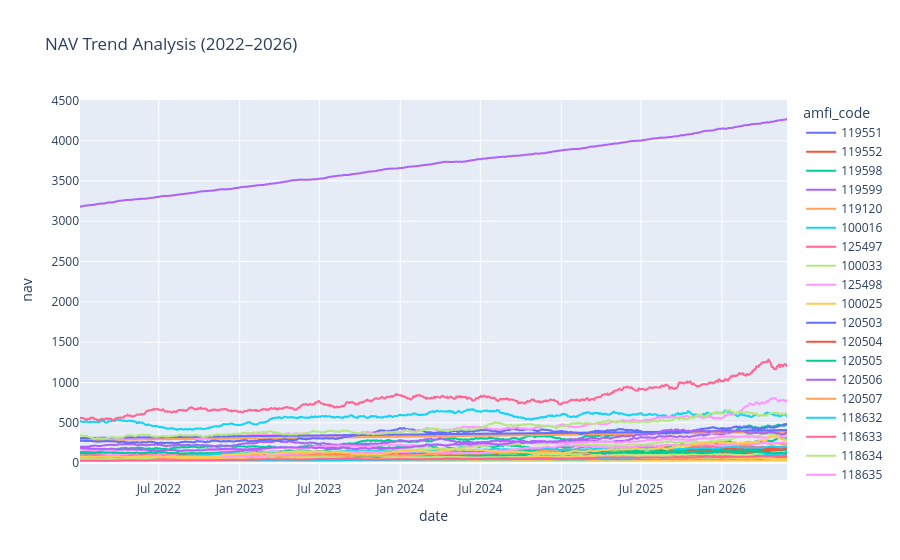

The cell this chart's notebook holds for it:
### Code cell
fig = px.line(
    nav_history,
    x="date",
    y="nav",
    color="amfi_code",
    title="NAV Trend Analysis (2022–2026)"
)

fig.show()

### Figure 1 — Plotly figure (JSON) as saved in the notebook; plotly's stock layout.template omitted (floating-point values rounded to 4 significant figures; data arrays with more than 128 entries replaced by an {"elided": "..."} marker saying what was removed)
{"data": [{"hovertemplate": "amfi_code=119551<br>date=%{x}<br>nav=%{y}<extra></extra>", "legendgroup": "119551", "line": {"color": "#636efa", "dash": "solid"}, "marker": {"symbol": "circle"}, "mode": "lines", "name": "119551", "showlegend": true, "type": "scattergl", "x": {"elided": "1150 str values"}, "xaxis": "x", "y": {"elided": "1150 float values"}, "yaxis": "y"}, {"hovertemplate": "amfi_code=119552<br>date=%{x}<br>nav=%{y}<extra></extra>", "legendgroup": "119552", "line": {"color": "#EF553B", "dash": "solid"}, "marker": {"symbol": "circle"}, "mode": "lines", "name": "119552", "showlegend": true, "type": "scattergl", "x": {"elided": "1150 str values"}, "xaxis": "x", "y": {"elided": "1150 float values"}, "yaxis": "y"}, {"hovertemplate": "amfi_code=119598<br>date=%{x}<br>nav=%{y}<extra></extra>", "legendgroup": "119598", "line": {"color": "#00cc96", "dash": "solid"}, "marker": {"symbol": "circle"}, "mode": "lines", "name": "119598", "showlegend": true, "type": "scattergl", "x": {"elided": "1150 str values"}, "xaxis": "x", "y": {"elided": "1150 float values"}, "yaxis": "y"}, {"hovertemplate": "amfi_code=119599<br>date=%{x}<br>nav=%{y}<extra></extra>", "legendgroup": "119599", "line": {"color": "#ab63fa", "dash": "solid"}, "marker": {"symbol": "circle"}, "mode": "lines", "name": "119599", "showlegend": true, "type": "scattergl", "x": {"elided": "1150 str values"}, "xaxis": "x", "y": {"elided": "1150 float values"}, "yaxis": "y"}, {"hovertemplate": "amfi_code=119120<br>date=%{x}<br>nav=%{y}<extra></extra>", "legendgroup": "119120", "line": {"color": "#FFA15A", "dash": "solid"}, "marker": {"symbol": "circle"}, "mode": "lines", "name": "119120", "showlegend": true, "type": "scattergl", "x": {"elided": "1150 str values"}, "xaxis": "x", "y": {"elided": "1150 float values"}, "yaxis": "y"}, {"hovertemplate": "amfi_code=100016<br>date=%{x}<br>nav=%{y}<extra></extra>", "legendgroup": "100016", "line": {"color": "#19d3f3", "dash": "solid"}, "marker": {"symbol": "circle"}, "mode": "lines", "name": "100016", "showlegend": true, "type": "scattergl", "x": {"elided": "1150 str values"}, "xaxis": "x", "y": {"elided": "1150 float values"}, "yaxis": "y"}, {"hovertemplate": "amfi_code=125497<br>date=%{x}<br>nav=%{y}<extra></extra>", "legendgroup": "125497", "line": {"color": "#FF6692", "dash": "solid"}, "marker": {"symbol": "circle"}, "mode": "lines", "name": "125497", "showlegend": true, "type": "scattergl", "x": {"elided": "1150 str values"}, "xaxis": "x", "y": {"elided": "1150 float values"}, "yaxis": "y"}, {"hovertemplate": "amfi_code=100033<br>date=%{x}<br>nav=%{y}<extra></extra>", "legendgroup": "100033", "line": {"color": "#B6E880", "dash": "solid"}, "marker": {"symbol": "circle"}, "mode": "lines", "name": "100033", "showlegend": true, "type": "scattergl", "x": {"elided": "1150 str values"}, "xaxis": "x", "y": {"elided": "1150 float values"}, "yaxis": "y"}, {"hovertemplate": "amfi_code=125498<br>date=%{x}<br>nav=%{y}<extra></extra>", "legendgroup": "125498", "line": {"color": "#FF97FF", "dash": "solid"}, "marker": {"symbol": "circle"}, "mode": "lines", "name": "125498", "showlegend": true, "type": "scattergl", "x": {"elided": "1150 str values"}, "xaxis": "x", "y": {"elided": "1150 float values"}, "yaxis": "y"}, {"hovertemplate": "amfi_code=100025<br>date=%{x}<br>nav=%{y}<extra></extra>", "legendgroup": "100025", "line": {"color": "#FECB52", "dash": "solid"}, "marker": {"symbol": "circle"}, "mode": "lines", "name": "100025", "showlegend": true, "type": "scattergl", "x": {"elided": "1150 str values"}, "xaxis": "x", "y": {"elided": "1150 float values"}, "yaxis": "y"}, {"hovertemplate": "amfi_code=120503<br>date=%{x}<br>nav=%{y}<extra></extra>", "legendgroup": "120503", "line": {"color": "#636efa", "dash": "solid"}, "marker": {"symbol": "circle"}, "mode": "lines", "name": "120503", "showlegend": true, "type": "scattergl", "x": {"elided": "1150 str values"}, "xaxis": "x", "y": {"elided": "1150 float values"}, "yaxis": "y"}, {"hovertemplate": "amfi_code=120504<br>date=%{x}<br>nav=%{y}<extra></extra>", "legendgroup": "120504", "line": {"color": "#EF553B", "dash": "solid"}, "marker": {"symbol": "circle"}, "mode": "lines", "name": "120504", "showlegend": true, "type": "scattergl", "x": {"elided": "1150 str values"}, "xaxis": "x", "y": {"elided": "1150 float values"}, "yaxis": "y"}, {"hovertemplate": "amfi_code=120505<br>date=%{x}<br>nav=%{y}<extra></extra>", "legendgroup": "120505", "line": {"color": "#00cc96", "dash": "solid"}, "marker": {"symbol": "circle"}, "mode": "lines", "name": "120505", "showlegend": true, "type": "scattergl", "x": {"elided": "1150 str values"}, "xaxis": "x", "y": {"elided": "1150 float values"}, "yaxis": "y"}, {"hovertemplate": "amfi_code=120506<br>date=%{x}<br>nav=%{y}<extra></extra>", "legendgroup": "120506", "line": {"color": "#ab63fa", "dash": "solid"}, "marker": {"symbol": "circle"}, "mode": "lines", "name": "120506", "showlegend": true, "type": "scattergl", "x": {"elided": "1150 str values"}, "xaxis": "x", "y": {"elided": "1150 float values"}, "yaxis": "y"}, {"hovertemplate": "amfi_code=120507<br>date=%{x}<br>nav=%{y}<extra></extra>", "legendgroup": "120507", "line": {"color": "#FFA15A", "dash": "solid"}, "marker": {"symbol": "circle"}, "mode": "lines", "name": "120507", "showlegend": true, "type": "scattergl", "x": {"elided": "1150 str values"}, "xaxis": "x", "y": {"elided": "1150 float values"}, "yaxis": "y"}, {"hovertemplate": "amfi_code=118632<br>date=%{x}<br>nav=%{y}<extra></extra>", "legendgroup": "118632", "line": {"color": "#19d3f3", "dash": "solid"}, "marker": {"symbol": "circle"}, "mode": "lines", "name": "118632", "showlegend": true, "type": "scattergl", "x": {"elided": "1150 str values"}, "xaxis": "x", "y": {"elided": "1150 float values"}, "yaxis": "y"}, {"hovertemplate": "amfi_code=118633<br>date=%{x}<br>nav=%{y}<extra></extra>", "legendgroup": "118633", "line": {"color": "#FF6692", "dash": "solid"}, "marker": {"symbol": "circle"}, "mode": "lines", "name": "118633", "showlegend": true, "type": "scattergl", "x": {"elided": "1150 str values"}, "xaxis": "x", "y": {"elided": "1150 float values"}, "yaxis": "y"}, {"hovertemplate": "amfi_code=118634<br>date=%{x}<br>nav=%{y}<extra></extra>", "legendgroup": "118634", "line": {"color": "#B6E880", "dash": "solid"}, "marker": {"symbol": "circle"}, "mode": "lines", "name": "118634", "showlegend": true, "type": "scattergl", "x": {"elided": "1150 str values"}, "xaxis": "x", "y": {"elided": "1150 float values"}, "yaxis": "y"}, {"hovertemplate": "amfi_code=118635<br>date=%{x}<br>nav=%{y}<extra></extra>", "legendgroup": "118635", "line": {"color": "#FF97FF", "dash": "solid"}, "marker": {"symbol": "circle"}, "mode": "lines", "name": "118635", "showlegend": true, "type": "scattergl", "x": {"elided": "1150 str values"}, "xaxis": "x", "y": {"elided": "1150 float values"}, "yaxis": "y"}, {"hovertemplate": "amfi_code=118636<br>date=%{x}<br>nav=%{y}<extra></extra>", "legendgroup": "118636", "line": {"color": "#FECB52", "dash": "solid"}, "marker": {"symbol": "circle"}, "mode": "lines", "name": "118636", "showlegend": true, "type": "scattergl", "x": {"elided": "1150 str values"}, "xaxis": "x", "y": {"elided": "1150 float values"}, "yaxis": "y"}, {"hovertemplate": "amfi_code=120841<br>date=%{x}<br>nav=%{y}<extra></extra>", "legendgroup": "120841", "line": {"color": "#636efa", "dash": "solid"}, "marker": {"symbol": "circle"}, "mode": "lines", "name": "120841", "showlegend": true, "type": "scattergl", "x": {"elided": "1150 str values"}, "xaxis": "x", "y": {"elided": "1150 float values"}, "yaxis": "y"}, {"hovertemplate": "amfi_code=120842<br>date=%{x}<br>nav=%{y}<extra></extra>", "legendgroup": "120842", "line": {"color": "#EF553B", "dash": "solid"}, "marker": {"symbol": "circle"}, "mode": "lines", "name": "120842", "showlegend": true, "type": "scattergl", "x": {"elided": "1150 str values"}, "xaxis": "x", "y": {"elided": "1150 float values"}, "yaxis": "y"}, {"hovertemplate": "amfi_code=120843<br>date=%{x}<br>nav=%{y}<extra></extra>", "legendgroup": "120843", "line": {"color": "#00cc96", "dash": "solid"}, "marker": {"symbol": "circle"}, "mode": "lines", "name": "120843", "showlegend": true, "type": "scattergl", "x": {"elided": "1150 str values"}, "xaxis": "x", "y": {"elided": "1150 float values"}, "yaxis": "y"}, {"hovertemplate": "amfi_code=120844<br>date=%{x}<br>nav=%{y}<extra></extra>", "legendgroup": "120844", "line": {"color": "#ab63fa", "dash": "solid"}, "marker": {"symbol": "circle"}, "mode": "lines", "name": "120844", "showlegend": true, "type": "scattergl", "x": {"elided": "1150 str values"}, "xaxis": "x", "y": {"elided": "1150 float values"}, "yaxis": "y"}, {"hovertemplate": "amfi_code=119092<br>date=%{x}<br>nav=%{y}<extra></extra>", "legendgroup": "119092", "line": {"color": "#FFA15A", "dash": "solid"}, "marker": {"symbol": "circle"}, "mode": "lines", "name": "119092", "showlegend": true, "type": "scattergl", "x": {"elided": "1150 str values"}, "xaxis": "x", "y": {"elided": "1150 float values"}, "yaxis": "y"}, {"hovertemplate": "amfi_code=119093<br>date=%{x}<br>nav=%{y}<extra></extra>", "legendgroup": "119093", "line": {"color": "#19d3f3", "dash": "solid"}, "marker": {"symbol": "circle"}, "mode": "lines", "name": "119093", "showlegend": true, "type": "scattergl", "x": {"elided": "1150 str values"}, "xaxis": "x", "y": {"elided": "1150 float values"}, "yaxis": "y"}, {"hovertemplate": "amfi_code=119094<br>date=%{x}<br>nav=%{y}<extra></extra>", "legendgroup": "119094", "line": {"color": "#FF6692", "dash": "solid"}, "marker": {"symbol": "circle"}, "mode": "lines", "name": "119094", "showlegend": true, "type": "scattergl", "x": {"elided": "1150 str values"}, "xaxis": "x", "y": {"elided": "1150 float values"}, "yaxis": "y"}, {"hovertemplate": "amfi_code=119095<br>date=%{x}<br>nav=%{y}<extra></extra>", "legendgroup": "119095", "line": {"color": "#B6E880", "dash": "solid"}, "marker": {"symbol": "circle"}, "mode": "lines", "name": "119095", "showlegend": true, "type": "scattergl", "x": {"elided": "1150 str values"}, "xaxis": "x", "y": {"elided": "1150 float values"}, "yaxis": "y"}, {"hovertemplate": "amfi_code=101206<br>date=%{x}<br>nav=%{y}<extra></extra>", "legendgroup": "101206", "line": {"color": "#FF97FF", "dash": "solid"}, "marker": {"symbol": "circle"}, "mode": "lines", "name": "101206", "showlegend": true, "type": "scattergl", "x": {"elided": "1150 str values"}, "xaxis": "x", "y": {"elided": "1150 float values"}, "yaxis": "y"}, {"hovertemplate": "amfi_code=101207<br>date=%{x}<br>nav=%{y}<extra></extra>", "legendgroup": "101207", "line": {"color": "#FECB52", "dash": "solid"}, "marker": {"symbol": "circle"}, "mode": "lines", "name": "101207", "showlegend": true, "type": "scattergl", "x": {"elided": "1150 str values"}, "xaxis": "x", "y": {"elided": "1150 float values"}, "yaxis": "y"}, {"hovertemplate": "amfi_code=101208<br>date=%{x}<br>nav=%{y}<extra></extra>", "legendgroup": "101208", "line": {"color": "#636efa", "dash": "solid"}, "marker": {"symbol": "circle"}, "mode": "lines", "name": "101208", "showlegend": true, "type": "scattergl", "x": {"elided": "1150 str values"}, "xaxis": "x", "y": {"elided": "1150 float values"}, "yaxis": "y"}, {"hovertemplate": "amfi_code=102885<br>date=%{x}<br>nav=%{y}<extra></extra>", "legendgroup": "102885", "line": {"color": "#EF553B", "dash": "solid"}, "marker": {"symbol": "circle"}, "mode": "lines", "name": "102885", "showlegend": true, "type": "scattergl", "x": {"elided": "1150 str values"}, "xaxis": "x", "y": {"elided": "1150 float values"}, "yaxis": "y"}, {"hovertemplate": "amfi_code=102886<br>date=%{x}<br>nav=%{y}<extra></extra>", "legendgroup": "102886", "line": {"color": "#00cc96", "dash": "solid"}, "marker": {"symbol": "circle"}, "mode": "lines", "name": "102886", "showlegend": true, "type": "scattergl", "x": {"elided": "1150 str values"}, "xaxis": "x", "y": {"elided": "1150 float values"}, "yaxis": "y"}, {"hovertemplate": "amfi_code=102887<br>date=%{x}<br>nav=%{y}<extra></extra>", "legendgroup": "102887", "line": {"color": "#ab63fa", "dash": "solid"}, "marker": {"symbol": "circle"}, "mode": "lines", "name": "102887", "showlegend": true, "type": "scattergl", "x": {"elided": "1150 str values"}, "xaxis": "x", "y": {"elided": "1150 float values"}, "yaxis": "y"}, {"hovertemplate": "amfi_code=148567<br>date=%{x}<br>nav=%{y}<extra></extra>", "legendgroup": "148567", "line": {"color": "#FFA15A", "dash": "solid"}, "marker": {"symbol": "circle"}, "mode": "lines", "name": "148567", "showlegend": true, "type": "scattergl", "x": {"elided": "1150 str values"}, "xaxis": "x", "y": {"elided": "1150 float values"}, "yaxis": "y"}, {"hovertemplate": "amfi_code=148568<br>date=%{x}<br>nav=%{y}<extra></extra>", "legendgroup": "148568", "line": {"color": "#19d3f3", "dash": "solid"}, "marker": {"symbol": "circle"}, "mode": "lines", "name": "148568", "showlegend": true, "type": "scattergl", "x": {"elided": "1150 str values"}, "xaxis": "x", "y": {"elided": "1150 float values"}, "yaxis": "y"}, {"hovertemplate": "amfi_code=148569<br>date=%{x}<br>nav=%{y}<extra></extra>", "legendgroup": "148569", "line": {"color": "#FF6692", "dash": "solid"}, "marker": {"symbol": "circle"}, "mode": "lines", "name": "148569", "showlegend": true, "type": "scattergl", "x": {"elided": "1150 str values"}, "xaxis": "x", "y": {"elided": "1150 float values"}, "yaxis": "y"}, {"hovertemplate": "amfi_code=149322<br>date=%{x}<br>nav=%{y}<extra></extra>", "legendgroup": "149322", "line": {"color": "#B6E880", "dash": "solid"}, "marker": {"symbol": "circle"}, "mode": "lines", "name": "149322", "showlegend": true, "type": "scattergl", "x": {"elided": "1150 str values"}, "xaxis": "x", "y": {"elided": "1150 float values"}, "yaxis": "y"}, {"hovertemplate": "amfi_code=149323<br>date=%{x}<br>nav=%{y}<extra></extra>", "legendgroup": "149323", "line": {"color": "#FF97FF", "dash": "solid"}, "marker": {"symbol": "circle"}, "mode": "lines", "name": "149323", "showlegend": true, "type": "scattergl", "x": {"elided": "1150 str values"}, "xaxis": "x", "y": {"elided": "1150 float values"}, "yaxis": "y"}, {"hovertemplate": "amfi_code=149324<br>date=%{x}<br>nav=%{y}<extra></extra>", "legendgroup": "149324", "line": {"color": "#FECB52", "dash": "solid"}, "marker": {"symbol": "circle"}, "mode": "lines", "name": "149324", "showlegend": true, "type": "scattergl", "x": {"elided": "1150 str values"}, "xaxis": "x", "y": {"elided": "1150 float values"}, "yaxis": "y"}], "layout": {"legend": {"title": {"text": "amfi_code"}, "tracegroupgap": 0}, "title": {"text": "NAV Trend Analysis (2022–2026)"}, "xaxis": {"anchor": "y", "domain": [0, 1], "title": {"text": "date"}}, "yaxis": {"anchor": "x", "domain": [0, 1], "title": {"text": "nav"}}}}
